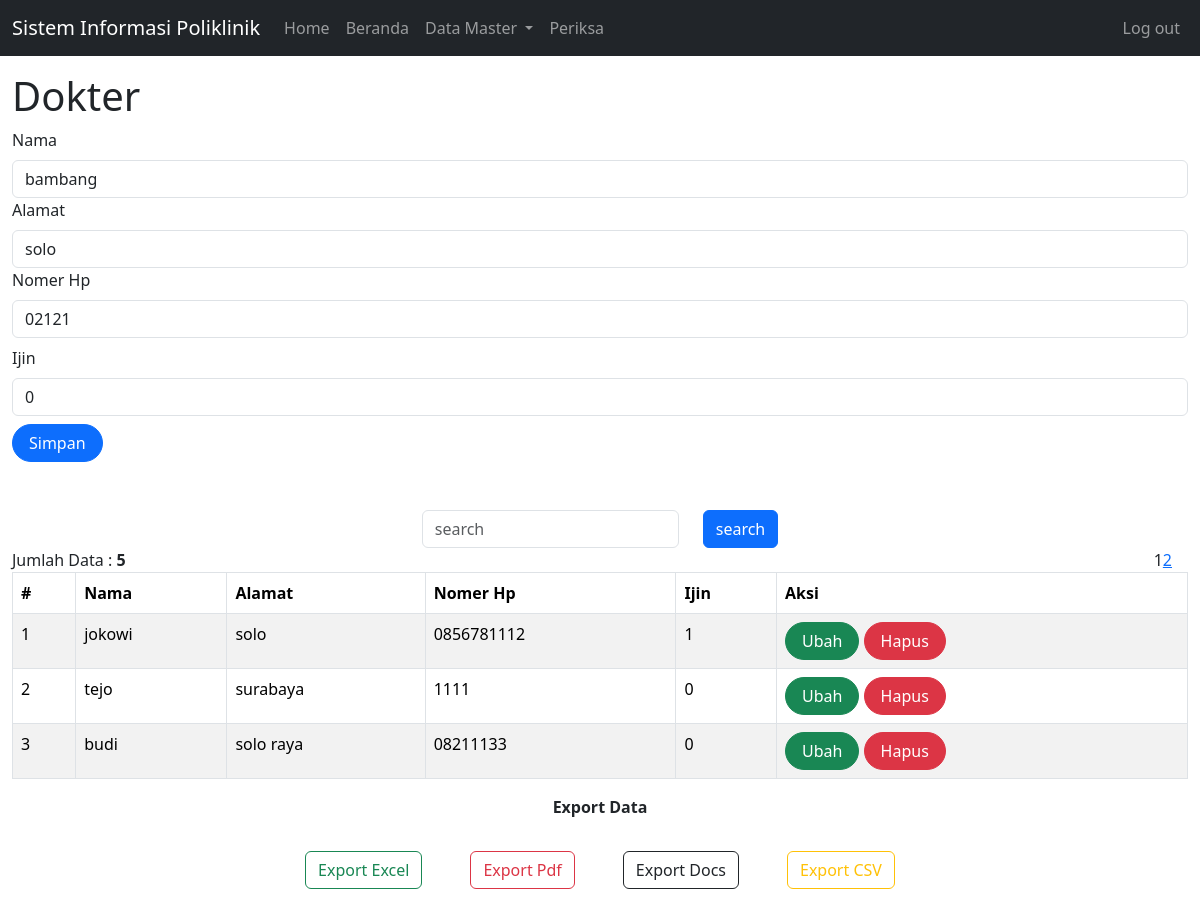
The app's page /index.php?page=dokter&id=7 (signed in) with its own data.
### tables this page shows
CREATE TABLE `dokter` (
  `id` int(10) UNSIGNED NOT NULL,
  `nama` varchar(255) DEFAULT NULL,
  `alamat` varchar(255) DEFAULT NULL,
  `no_hp` varchar(50) DEFAULT NULL,
  `ijin` int(1) NOT NULL
);

### dokter.php (the view, shortened to what this page needs)
<div class="container-xxl mt-3">
    <h1>Dokter</h1>
    <form class="form column" method="post" action="" name="myForm" onsubmit="return(validate());">
        <?php
        $nama = '';
        $alamat = '';
        $no_hp = '';
        $ijin = '';
        if (isset($_GET['id'])) {
            $ambil = mysqli_query($mysqli, "SELECT * FROM dokter WHERE id='" . $_GET['id'] . "'");
            while ($row = mysqli_fetch_array($ambil)) {
                $nama = $row["nama"];
                $alamat = $row["alamat"];
                $no_hp = $row["no_hp"];
                $ijin = $row["ijin"];
            }
        ?>
        <?php
        }
        ?>
        <div class="col">
            <label for="inputNama" class="form-label ">
                Nama
            </label>
            <input type="text" class="form-control" name="nama" id="inputNama" placeholder="Nama" value="<?php echo $nama ?>">
        </div>
        <div class="col">
            <label for="inputAlamat" class="form-label ">
                Alamat
            </label>
            <input type="text" class="form-control" name="alamat" id="inputAlamat" placeholder="Alamat" value="<?php echo $alamat ?>">
        </div>
        <div class="col mb-2">
            <label for="inputNomerHp" class="form-label ">
                Nomer Hp
            </label>
            <input type="number" class="form-control" name="no_hp" id="inputNomerHp" placeholder="Nomer Hp" value="<?php echo $no_hp ?>">
        </div>
        <div class="col mb-2">
            <label for="inputIjin" class="form-label ">
                Ijin
            </label>
            <input type="number" class="form-control" name="ijin" id="inputIjin" placeholder="status" value="<?php echo $ijin ?>">
        </div>
        <div class="col">
            <button type="submit" class="btn btn-primary rounded-pill px-3" name="simpan">Simpan</button>
        </div>
    </form>
    <div class="mb-6 mt-5 ">
        <form action="" class="form-inline d-flex justify-content-center align-items-center mt-2 gap-4" method="post">
            <div class="form-group">
                <input type="text" name="pencarian" class="form-control" placeholder="search">
            </div>
            <div class="form-group">
                <button class="btn btn-primary" type="submit" class="cari">search</button>
            </div>
        </form>
    </div>
    <?php
    $batas = 3;
    $hal = @$_GET['hal'];
    if (empty($hal)) {
        $posisi = 0;
        $hal = 1;
    } else {
        $posisi = ($hal - 1) * $batas;
    }
    $no = 1;
    if ($_SERVER['REQUEST_METHOD'] == 'POST') {
        $pencarian = trim(mysqli_real_escape_string($mysqli, $_POST['pencarian']));
        if ($pencarian != '') {
            $sql = "SELECT * FROM dokter where nama LIKE '%$pencarian'";
            $query = $sql;
            $queryJml = $sql;
        } else {
            $query = "SELECT * FROM dokter LIMIT $posisi,$batas";
            $queryJml = "SELECT * FROM dokter";
            $no = $posisi + 1;
        }
    } else {
        $query = "SELECT * FROM dokter LIMIT $posisi,$batas";
        $queryJml = "SELECT * FROM dokter";
        $no = $posisi + 1;
    }
    ?>
    <table class="table table-hover table-striped table-bordered">
        <thead>
            <tr>
                <th scope="col">#</th>
                <th scope="col">Nama</th>
                <th scope="col">Alamat</th>
                <th scope="col">Nomer Hp</th>
                <th scope="col">Ijin</th>
                <th scope="col">Aksi</th>
            </tr>
        </thead>
        <tbody>
            <?php
            $result = mysqli_query($mysqli, $query);
            while ($data = mysqli_fetch_array($result)) {
            ?>
                <tr>
                    <td><?php echo $no++ ?></td>
                    <td><?php echo $data['nama'] ?></td>
                    <td><?php echo $data['alamat'] ?></td>
                    <td><?php echo $data['no_hp'] ?></td>
                    <td><?php echo $data['ijin'] ?></td>
                    <td>
                        <a class="btn btn-success rounded-pill px-3" href="index.php?page=dokter&id=<?php echo $data['id'] ?>">Ubah</a>
                        <a class="btn btn-danger rounded-pill px-3" href="index.php?page=dokter&id=<?php echo $data['id'] ?>&aksi=hapus">Hapus </a>
                    </td>
                </tr>
            <?php
            }
            ?>
            <?php
            $pencarian = isset($_POST['pencarian']) ? trim(mysqli_real_escape_string($mysqli, $_POST['pencarian'])) : '';
            if ($pencarian == '') { ?>
                <div style="float: left;">
                    <?php
                    $jml = mysqli_num_rows(mysqli_query($mysqli, $queryJml));
                    echo "Jumlah Data : <b>$jml</b>";
                    ?>
                </div>
                <div style="float: right;" class="me-3">
                    <ul class="pagination pagination-sm" style="margin: 0;">
                        <?php
                        $jml_hal = ceil($jml / $batas);
                        for ($i = 1; $i <= $jml_hal; $i++) {
                            if ($i != $hal) {
                                echo "<li><a href=\"index.php?page=dokter&hal=$i\">$i</a></li>";
                            } else {
                                echo "<li class=\"active\"><a>$i</a></li>";
                            }
                        }
                        ?>
                    </ul>
                </div>
            <?php
            } else {
                echo "<div style=\"float:left;\">";
                $jml = mysqli_num_rows(mysqli_query($mysqli, $queryJml));
                echo "Data Hasil Pencarian: <b>$jml</b>";
                echo "</div>";
            }
            ?>
        </tbody>
    </table>
</div>
<p class="text-center mt-3 fw-bold">Export Data</p>
<div class="d-flex flex-row gap-3 justify-content-center">
    <a class="btn btn-outline-success m-3" nama="cetak_excel" href="cetak_excel.php?tabel=dokter" target="_blank">Export Excel</a>
    <a class="btn btn-outline-danger m-3" nama="cetak_Pdf" href="cetak_pdf.php?tabel=dokter" target="_blank">Export Pdf</a>
    <a class="btn btn-outline-dark m-3" nama="cetak" href="cetak_docs.php?tabel=dokter" target="_blank">Export Docs</a>
    <a class="btn btn-outline-warning m-3" nama="cetak" href="cetak_csv.php?tabel=dokter" target="_blank">Export CSV</a>
</div>

### style.css (style rules this page uses)
:root { --primary: #406f73; --secondary: #79d1d9; --neutral: #d2a4b0; --accent: #ffdce5; }

### records on screen
dokter: nama "bambang", alamat "solo", no_hp "02121", ijin "0"
dokter: nama "jokowi", alamat "solo", no_hp "0856781112", ijin "1"
dokter: nama "tejo", alamat "surabaya", no_hp "1111", ijin "0"
dokter: nama "budi", alamat "solo raya", no_hp "08211133", ijin "0"

### other values on screen
$jml "5"
